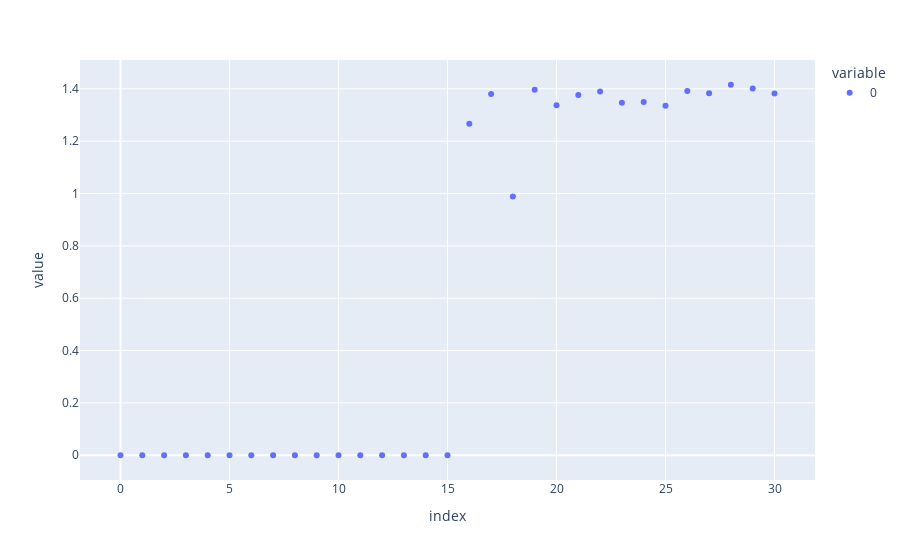

The notebook cell saved with this chart:
### Code cell
lai_observed = []
from numpy import genfromtxt
for year in range(1984,2015,1):
    my_data = genfromtxt(f'/Users/gclyne/thesis/data/modis_lai_data_{year}', delimiter=',',skip_header=True)
    lai_observed.append(my_data[:,0].mean()* 0.1) #0.1 scaling factor per the documentation

### Figure 1 — Plotly figure (JSON) as saved in the notebook; plotly's stock layout.template omitted (floating-point values rounded to 4 significant figures)
{"data": [{"hovertemplate": "variable=0<br>index=%{x}<br>value=%{y}<extra></extra>", "legendgroup": "0", "marker": {"color": "#636efa", "symbol": "circle"}, "mode": "markers", "name": "0", "orientation": "v", "showlegend": true, "type": "scatter", "x": [0, 1, 2, 3, 4, 5, 6, 7, 8, 9, 10, 11, 12, 13, 14, 15, 16, 17, 18, 19, 20, 21, 22, 23, 24, 25, 26, 27, 28, 29, 30], "xaxis": "x", "y": [0, 0, 0, 0, 0, 0, 0, 0, 0, 0, 0, 0, 0, 0, 0, 0, 1.266, 1.38, 0.9887, 1.397, 1.337, 1.377, 1.39, 1.347, 1.349, 1.335, 1.392, 1.383, 1.415, 1.401, 1.382], "yaxis": "y"}], "layout": {"legend": {"title": {"text": "variable"}, "tracegroupgap": 0}, "margin": {"t": 60}, "xaxis": {"anchor": "y", "domain": [0, 1], "title": {"text": "index"}}, "yaxis": {"anchor": "x", "domain": [0, 1], "title": {"text": "value"}}}}
